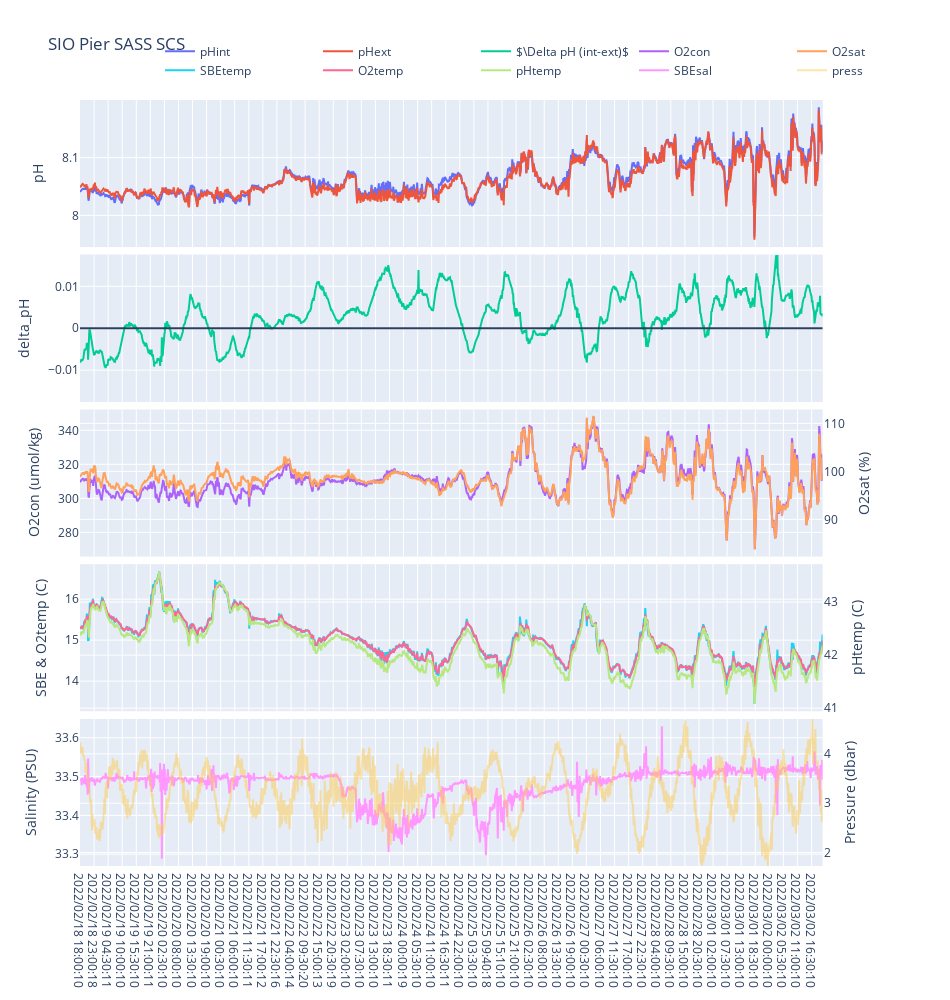

This figure's notebook cell:
### Code cell
plot_all.plot_all(datetime,pHint_SBE,pHext_SBE,df.O2con,df.O2sat,df.SBEtemp,df.O2temp,df.pHtemp,df.SBEsal,df.press)

### Figure 1 — Plotly figure (JSON) as saved in the notebook; plotly's stock layout.template omitted (floating-point values rounded to 4 significant figures; data arrays with more than 128 entries replaced by an {"elided": "..."} marker saying what was removed)
{"data": [{"name": "pHint", "type": "scatter", "x": {"elided": "1743 str values"}, "xaxis": "x5", "y": {"elided": "1743 float values"}, "yaxis": "y"}, {"name": "pHext", "type": "scatter", "x": {"elided": "1743 str values"}, "xaxis": "x5", "y": {"elided": "1743 float values"}, "yaxis": "y"}, {"name": "$\\Delta pH (int-ext)$", "type": "scatter", "x": {"elided": "1743 str values"}, "xaxis": "x5", "y": {"elided": "1743 float values"}, "yaxis": "y3"}, {"name": "O2con", "type": "scatter", "x": {"elided": "1743 str values"}, "xaxis": "x5", "y": {"elided": "1743 float values"}, "yaxis": "y5"}, {"name": "O2sat", "type": "scatter", "x": {"elided": "1743 str values"}, "xaxis": "x5", "y": {"elided": "1743 float values"}, "yaxis": "y6"}, {"name": "SBEtemp", "type": "scatter", "x": {"elided": "1743 str values"}, "xaxis": "x5", "y": {"elided": "1743 float values"}, "yaxis": "y7"}, {"name": "O2temp", "type": "scatter", "x": {"elided": "1743 str values"}, "xaxis": "x5", "y": {"elided": "1743 float values"}, "yaxis": "y7"}, {"name": "pHtemp", "type": "scatter", "x": {"elided": "1743 str values"}, "xaxis": "x5", "y": {"elided": "1743 float values"}, "yaxis": "y8"}, {"name": "SBEsal", "type": "scatter", "x": {"elided": "1743 str values"}, "xaxis": "x5", "y": {"elided": "1743 float values"}, "yaxis": "y9"}, {"name": "press", "opacity": 0.5, "type": "scatter", "x": {"elided": "1743 str values"}, "xaxis": "x5", "y": {"elided": "1743 float values"}, "yaxis": "y10"}], "layout": {"height": 1000, "hovermode": "x unified", "legend": {"orientation": "h", "x": 1, "xanchor": "right", "y": 1.02, "yanchor": "bottom"}, "shapes": [{"type": "line", "x0": 0, "x1": 1, "xref": "x2 domain", "y0": 0, "y1": 0, "yref": "y3"}, {"type": "line", "x0": "2022/02/18 18:04:14", "x1": "2022/02/18 18:04:14", "xref": "x", "y0": 0, "y1": 1, "yref": "y domain"}, {"type": "line", "x0": "2022/02/18 18:04:14", "x1": "2022/02/18 18:04:14", "xref": "x2", "y0": 0, "y1": 1, "yref": "y3 domain"}], "title": {"text": "SIO Pier SASS SCS"}, "width": 950, "xaxis": {"anchor": "y", "domain": [0, 0.94], "matches": "x5", "showticklabels": false}, "xaxis2": {"anchor": "y3", "domain": [0, 0.94], "matches": "x5", "showticklabels": false}, "xaxis3": {"anchor": "y5", "domain": [0, 0.94], "matches": "x5", "showticklabels": false}, "xaxis4": {"anchor": "y7", "domain": [0, 0.94], "matches": "x5", "showticklabels": false}, "xaxis5": {"anchor": "y9", "domain": [0, 0.94]}, "yaxis": {"anchor": "x", "domain": [0.808, 1], "title": {"text": "pH"}}, "yaxis10": {"anchor": "x5", "overlaying": "y9", "range": [1.728, 4.708], "side": "right", "title": {"text": "Pressure (dbar)"}}, "yaxis2": {"anchor": "x", "overlaying": "y", "side": "right"}, "yaxis3": {"anchor": "x2", "domain": [0.606, 0.798], "range": [-0.01754, 0.01754], "title": {"text": "delta_pH"}}, "yaxis4": {"anchor": "x2", "overlaying": "y3", "range": [-0.01754, 0.01754], "side": "right"}, "yaxis5": {"anchor": "x3", "domain": [0.404, 0.596], "title": {"text": "O2con (umol/kg)"}}, "yaxis6": {"anchor": "x3", "overlaying": "y5", "side": "right", "title": {"text": "O2sat (%)"}}, "yaxis7": {"anchor": "x4", "domain": [0.202, 0.394], "title": {"text": "SBE & O2temp (C)"}}, "yaxis8": {"anchor": "x4", "overlaying": "y7", "side": "right", "title": {"text": "pHtemp (C)"}}, "yaxis9": {"anchor": "x5", "domain": [0, 0.192], "title": {"text": "Salinity (PSU)"}}}}
